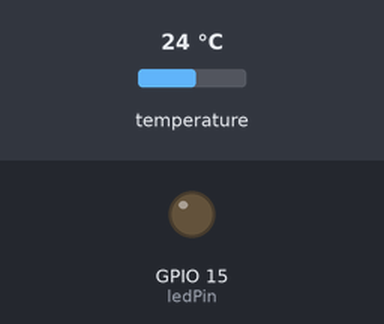
Recording of a sketch running on a simulated ESP8266 (NodeMCU). Shown: output pins drawn as LEDs (lit = HIGH). The inputs (shaded band) are chosen by the test bench; at power-on: temperature 24 °C. WiFi joins after 1.5 s; servers stay silent unless stated; uploads are accepted with an empty reply; what the sketch prints to the serial monitor is not drawn.

Above: at 7.0 s.
At 13.0 s:
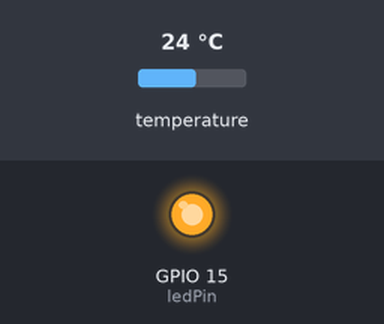
Timing chart, 0 to 19.8 s (numbered marks = the images above):
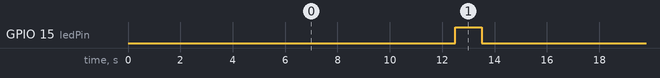

Measured:
- by itself, GPIO 15 (ledPin): alternates HIGH for 1.0 s and LOW for 13.0 s

The sketch:

IoT_Weather_Monitoring.ino
```cpp
#include <OneWire.h>
#include <DallasTemperature.h>
#include <ESP8266WiFi.h>
//DS18B20 is connected
const int oneWireBus = 5;
const int ledPin = 15;
// OneWire instance to communicate with any OneWire devices
OneWire oneWire(oneWireBus);
//OneWire reference to Dallas Temperature sensor
DallasTemperature sensors(&oneWire);
const char* ssid = "SmartLab-TS2030";
const char* password = "";
const char* host = "dweet.io";
void setup() {
  // Serial Monitor Start
  Serial.begin(115200);
  // Start DS18B20 sensor
  sensors.begin();
  pinMode(ledPin, OUTPUT);
  Serial.begin(115200);
  delay(10);
  // Start by connecting to WiFi network
  Serial.println();
  Serial.println();
  Serial.print("Connecting to ");
  Serial.println(ssid);
  WiFi.begin(ssid, password);
  while (WiFi.status() != WL_CONNECTED) {
    delay(500);
    Serial.print(".");
  }
  Serial.println("");
  Serial.println("WiFi connected");
  Serial.println("IP address: ");
  Serial.println(WiFi.localIP());
}
void loop() {
  sensors.requestTemperatures();
  float temperatureC = sensors.getTempCByIndex(0)+ 148;
  float temperatureF = sensors.getTempFByIndex(0)+ 266;
  delay(5000);
  Serial.print("connecting to ");
  Serial.println(host);
    //WiFiClient class to create TCP connections
  WiFiClient client;
  const int httpPort = 80;
  if (!client.connect(host, httpPort)) {
    Serial.println("connection failed");
    return;
  }
  Serial.println("Room Temperature");
  Serial.print(temperatureC);
  Serial.println("ºC");
  Serial.print(temperatureF);
  Serial.println("ºF");
  delay(5000);
  if (temperatureC > 20){
    digitalWrite(ledPin, HIGH);
    delay(1000);
    digitalWrite(ledPin, LOW);
    delay(1000);
    Serial.println(" It's Hot!");
    }
  // Created a URI for the request
  String url = "/dweet/for/my-thing-name?";
    // Send request
  Serial.print("Requesting URL: ");
  Serial.println(url);
  client.print(String("GET ") + url + " HTTP/1.1\r\n" +
               "Host: " + host + "\r\n" +
               "Connection: close\r\n\r\n");
  unsigned long timeout = millis();
  while (client.available() == 0) {
    if (millis() - timeout > 5000) {
      Serial.println(">>> Client Timeout !");
      client.stop();
      return;
    }
  }
    // Read lines from the answer
  while(client.available()){
    String line = client.readStringUntil('\r');
    Serial.print(line);
  }
  // Close connecting
  Serial.println();
  Serial.println("closing connection");
}
```
